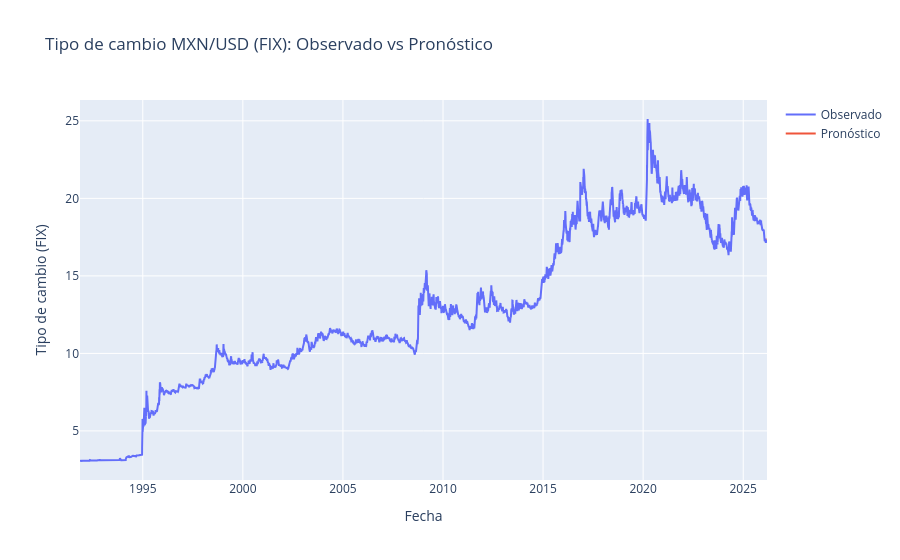

Here is the notebook cell this chart was saved with:
### Code cell
fig = go.Figure()
# Serie histórica observada
fig.add_trace(go.Scatter(x=datos.index, y=datos['Valor'], mode='lines', name='Observado'))
# Pronóstico futuro
fig.add_trace(go.Scatter(x=df_pred['Fecha'], y=df_pred['Pronóstico'], mode='lines', name='Pronóstico'))
fig.update_layout(title='Tipo de cambio MXN/USD (FIX): Observado vs Pronóstico',
                  xaxis_title='Fecha', yaxis_title='Tipo de cambio (FIX)')
fig.show()

### Figure 1 — Plotly figure (JSON) as saved in the notebook; plotly's stock layout.template omitted (floating-point values rounded to 4 significant figures; data arrays with more than 128 entries replaced by an {"elided": "..."} marker saying what was removed)
{"data": [{"mode": "lines", "name": "Observado", "type": "scatter", "x": {"elided": "8621 str values"}, "y": {"elided": "8621 float values"}}, {"mode": "lines", "name": "Pronóstico", "type": "scatter", "x": ["2026-03-03T00:00:00.000000000", "2026-03-04T00:00:00.000000000", "2026-03-05T00:00:00.000000000", "2026-03-06T00:00:00.000000000", "2026-03-07T00:00:00.000000000", "2026-03-08T00:00:00.000000000", "2026-03-09T00:00:00.000000000", "2026-03-10T00:00:00.000000000", "2026-03-11T00:00:00.000000000"], "y": [17.35, 17.36, 17.36, 17.36, 17.36, 17.36, 17.36, 17.37, 17.37]}], "layout": {"title": {"text": "Tipo de cambio MXN/USD (FIX): Observado vs Pronóstico"}, "xaxis": {"title": {"text": "Fecha"}}, "yaxis": {"title": {"text": "Tipo de cambio (FIX)"}}}}
